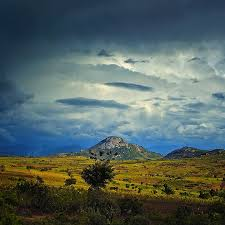
#> input picture parameter_tuning/data/rural/rural1.jpeg, 225 x 225 px, given as the content of the folder data/urban, which was not available
$ jupyter execute --allow-errors MLOps_model_M3.ipynb   (shell and % lines are left out)   (text cells are left out)
#> lines starting #> are read from the running program, lines starting #| are printed output that depends on the picture; after the words box and inside, x2 and y2 are one past the last pixel; in counts of white or black regions, pixels touching at a corner belong together; pictures that were not available may be replaced by others from this repository, and a replacement may not be noted
[cell 1]
import cv2
import os
import numpy as np
from sklearn.model_selection import train_test_split
from skimage.feature import hog, local_binary_pattern
import pandas as pd
from sklearn.preprocessing import StandardScaler
from sklearn.svm import SVC
from sklearn.ensemble import RandomForestClassifier
from sklearn.model_selection import GridSearchCV
from sklearn.metrics import classification_report, confusion_matrix
import seaborn as sns
import matplotlib.pyplot as plt

[cell 2]
import kagglehub

# Download latest version
#> (the rest of this cell did not finish here and is left out)

[cell 3]
rural_path = '/root/.cache/kagglehub/datasets/dansbecker/urban-and-rural-photos/versions/2/train/rural/'
urban_path = '/root/.cache/kagglehub/datasets/dansbecker/urban-and-rural-photos/versions/2/train/urban/'
urban_path = 'data/urban'
rural_path = 'data/rural'

# Function to preprocess images
def preprocess_image(image_path):
#> called with image_path = 'data/urban/rural1.jpeg'
    image = cv2.imread(image_path)
#> image is the input picture: shape (225, 225, 3); mean B, G, R 96.7, 99.3, 84.3
    image = cv2.resize(image, (128, 128))  # Resize to 128x128
#> image: shape (128, 128, 3)
    gray = cv2.cvtColor(image, cv2.COLOR_BGR2GRAY)  # Convert to grayscale
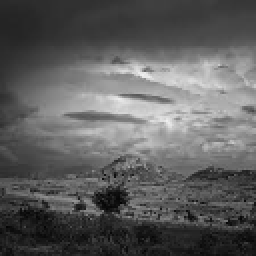
#> gray: shape (128, 128) (shown 2 times larger); min 2, max 240, mean 94.4
    equalized = cv2.equalizeHist(gray)  # Histogram equalization
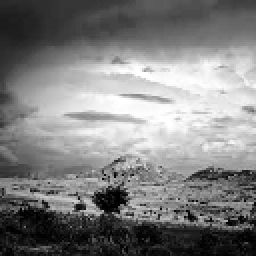
#> equalized: shape (128, 128) (shown 2 times larger); min 0, max 255, mean 128.3
    smoothed = cv2.GaussianBlur(equalized, (5, 5), 0)  # Gaussian smoothing
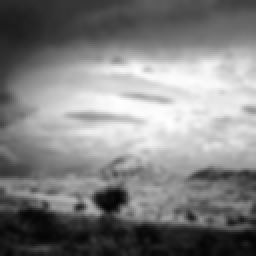
#> smoothed: shape (128, 128) (shown 2 times larger); min 4, max 254, mean 128.3
    return smoothed

# Load dataset
def load_dataset(urban_path, rural_path):
    data = []
    labels = []
    for file in os.listdir(urban_path):
        data.append(preprocess_image(os.path.join(urban_path, file)))
        labels.append(0)  # Urban = 0
    for file in os.listdir(rural_path):
        data.append(preprocess_image(os.path.join(rural_path, file)))
        labels.append(1)  # Rural = 1
#> pass 2 of the loop in load_dataset, `for file in os.listdir(rural_path):`:
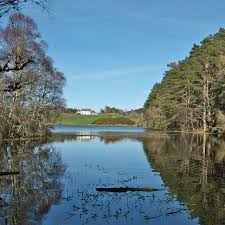
#> input picture parameter_tuning/data/rural/rural11.jpeg, 225 x 225 px
#> in preprocess_image, image is the input picture: shape (225, 225, 3); mean B, G, R 134.1, 122.9, 96.6
#> image: shape (128, 128, 3)
#> in preprocess_image (call 3), `gray = cv2.cvtColor(image, cv2.COLOR_BGR2GRAY)`:
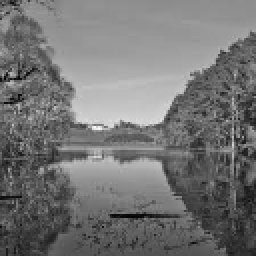
#> gray: shape (128, 128) (shown 2 times larger); min 3, max 252, mean 116.2
#> in preprocess_image (call 3), `smoothed = cv2.GaussianBlur(equalized, (5, 5), 0)`:
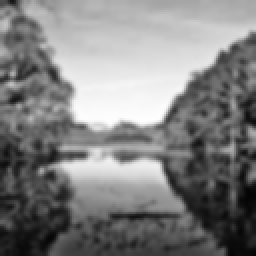
#> smoothed: shape (128, 128) (shown 2 times larger); min 3, max 254, mean 128.5
#> pass 3 of the loop in load_dataset, `for file in os.listdir(rural_path):`:
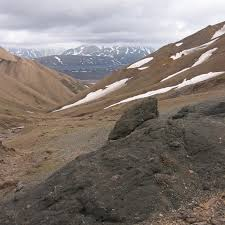
#> input picture parameter_tuning/data/rural/rural12.jpeg, 225 x 225 px
#> in preprocess_image, image is the input picture: shape (225, 225, 3); mean B, G, R 115.6, 121, 130.4
#> image: shape (128, 128, 3)
#> in preprocess_image (call 4), `smoothed = cv2.GaussianBlur(equalized, (5, 5), 0)`:
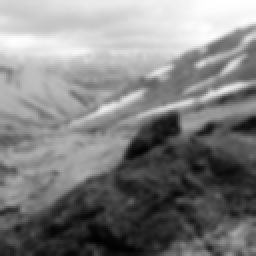
#> smoothed: shape (128, 128) (shown 2 times larger); min 1, max 255, mean 128.4
#> the loop made 4 passes; the first 3 are shown
    return np.array(data), np.array(labels)

# Load and preprocess images
data, labels = load_dataset(urban_path, rural_path)

[cell 4]
# Check the total size of the dataset and number of images per category
total_images = len(data)
urban_count = sum(1 for label in labels if label == 0)  # Assuming 0 = Urban
rural_count = sum(1 for label in labels if label == 1)  # Assuming 1 = Rural

print(f"Total number of images: {total_images}")
print(f"Number of Urban images: {urban_count}")
print(f"Number of Rural images: {rural_count}")

import seaborn as sns
import matplotlib.pyplot as plt
# Plot the distribution of categories
category_counts = [urban_count, rural_count]
category_labels = ["Urban", "Rural"]

plt.figure(figsize=(8, 5))
sns.barplot(x=category_labels, y=category_counts, palette="viridis")
plt.title("Distribution of Target Categories (Urban vs Rural)")
plt.xlabel("Categories")
plt.ylabel("Count")
plt.show()
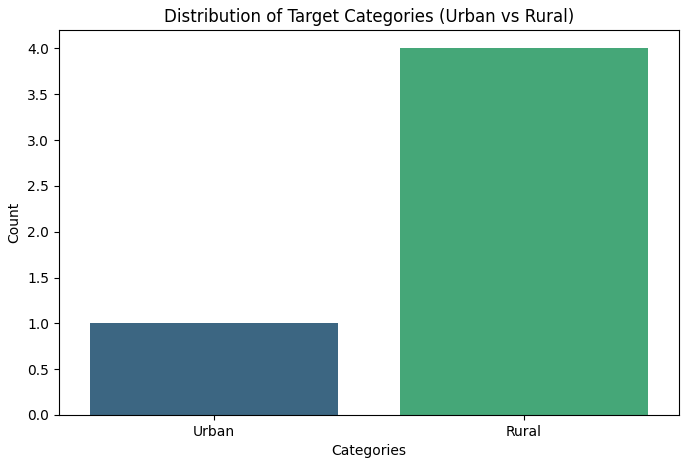
#> figure drawn by matplotlib, 1 panel

[cell 5]
# Split data before feature extraction
X_train, X_test, y_train, y_test = train_test_split(data, labels, test_size=0.2, random_state=42)

print("Training set size:", X_train.shape)
#| Training set size: (4, 128, 128)
print("Testing set size:", X_test.shape)
#| Testing set size: (1, 128, 128)

[cell 6]
# HOG Features
def extract_hog_features(image):
    features, _ = hog(image, orientations=9, pixels_per_cell=(8, 8),
                      cells_per_block=(2, 2), visualize=True )
    return features

# LBP Features
def extract_lbp_features(image):
    lbp = local_binary_pattern(image, P=8, R=1, method='uniform')
    return np.histogram(lbp.ravel(), bins=np.arange(0, 11), density=True)[0]

# Edge Detection Features
def extract_edge_features(image):
    edges = cv2.Canny(image, threshold1=100, threshold2=200)
    return edges

# Extract features for a dataset
#
def extract_features(data,feature_type):
#> called with data = array of shape (4, 128, 128), feature_type = 'hog_lbp_with_edge'
    features = []

    for image in data:
        #print(image)
        hog_features = extract_hog_features(image)
        lbp_features = extract_lbp_features(image)
        edge_features = extract_edge_features(image)
        hog_features_edge = extract_hog_features(edge_features)
        lbp_features_edge = extract_lbp_features(edge_features)
        edge_hog_lbp = extract_lbp_features(edge_features)
        if feature_type == 'hog':
            features.append(np.hstack([hog_features]))
        elif feature_type == 'lbp':
            features.append(np.hstack([lbp_features]))
        elif feature_type == 'edge':
            features.append(np.hstack([edge_features.flatten()]))
        elif feature_type == 'lbp_edge':
            features.append(np.hstack([lbp_features_edge]))
        elif feature_type == 'hog_edge':
            features.append(np.hstack([hog_features_edge]))
        elif feature_type == 'hog_lbp_with_edge':
            features.append(np.hstack([hog_features_edge,lbp_features_edge]))
#> this loop made 4 passes
#> pass 1, in extract_lbp_features, `lbp = local_binary_pattern(image, P=8, R=1, method='uniform')`:
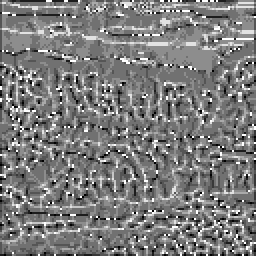
#> lbp: shape (128, 128) float64 (shown 2 times larger); min 0, max 9, mean 4.4; drawn with min black and max white
#> pass 1, in extract_edge_features, `edges = cv2.Canny(image, threshold1=100, threshold2=200)`:
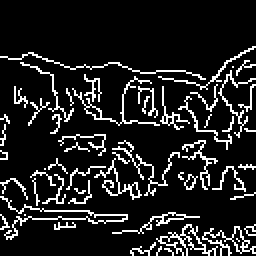
#> edges: shape (128, 128) (shown 2 times larger); 12.5% white in thin lines or dots, all inside (x1, y1, x2, y2) = (0, 23, 128, 128)
#> after the loop:
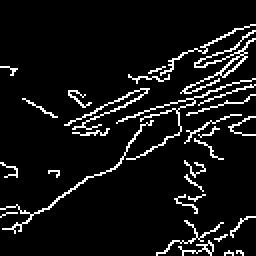
#> edge_features: shape (128, 128) (shown 2 times larger); 7.8% white in thin lines or dots

    return np.array(features)

#To run any combination please change the filter variable below
# 1.hog , 2.lbp , 3.edge , 4.hog_with_edge 5.lbp_with_edge 6.hog_lbp_with_edge
Filter='hog_lbp_with_edge'


X_train_features = extract_features(X_train,Filter)
print(X_train_features.shape)
#| (4, 8110)
X_test_features = extract_features(X_test,Filter)
#> the loop in extract_features (call 2), `for image in data:` made 1 pass
#> pass 1, in extract_lbp_features (call 13), `lbp = local_binary_pattern(image, P=8, R=1, method='uniform')`:
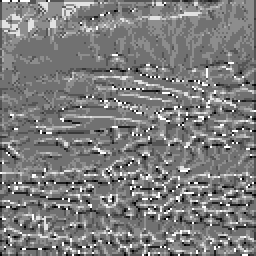
#> lbp: shape (128, 128) float64 (shown 2 times larger); min 0, max 9, mean 4.41; drawn with min black and max white
#> pass 1, in extract_edge_features (call 5), `edges = cv2.Canny(image, threshold1=100, threshold2=200)`:
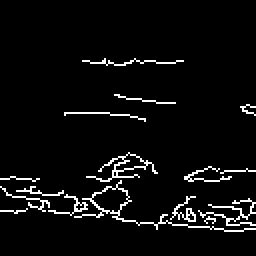
#> edges: shape (128, 128) (shown 2 times larger); 4.9% white in thin lines or dots, all inside (x1, y1, x2, y2) = (0, 29, 128, 116)
#> pass 1, in extract_lbp_features (call 14), `lbp = local_binary_pattern(image, P=8, R=1, method='uniform')`:
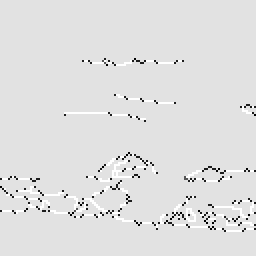
#> lbp: shape (128, 128) float64 (shown 2 times larger); min 0, max 9, mean 7.91; drawn with min black and max white


# Normalize features
scaler = StandardScaler()
X_train_features = scaler.fit_transform(X_train_features)
X_test_features = scaler.transform(X_test_features)
